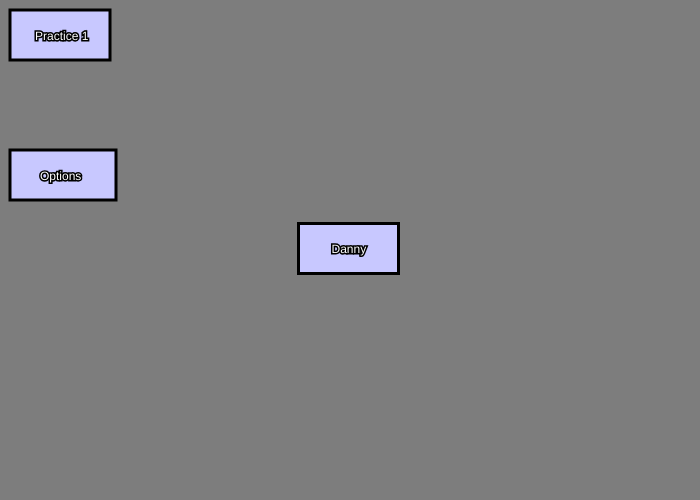
Frame 1 (no input)
Frame 60 (no input): identical to frame 1, image omitted
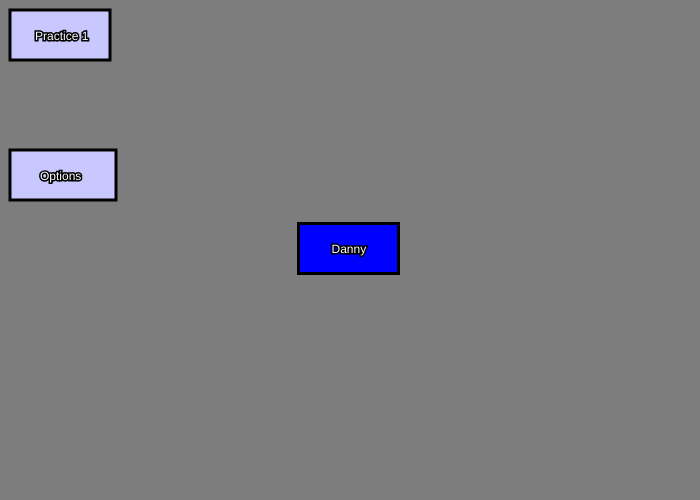
Frame 120 (the mouse pressed at the canvas centre since frame 60)

The p5.js sketch that drew these frames (run headless with seeded random() and noise() and a simulated clock; from frame 60 on, the mouse is pressed at the canvas centre):

// p5.js sketch
// ── sketch.js
var button2X;
var button2Y;

function setup()
{
  createCanvas(700,500);
  button2X = 10;
  button2Y = 150;


}

function draw()
{
	background(125,125,125)


	if (mouseX > 10 && mouseX < 10 + 100 && mouseY > 10 && mouseY < 10+50)
	{
		fill(255,200,0);
		stroke(0,0,0);
		strokeWeight(3);
		rect(10,10,100,50);
	}
	else
	{
		fill(200,200,255);
		stroke(0,0,0);
		strokeWeight(3);
		rect(10,10,100,50);
	}

	fill(255,255,255);
	stroke(0,0,0);
	textSize(12);
	text("Practice 1",35,40);

  //Task 1 - Creating a new button in the middle with my first name on it.
  //For x-value, 1 and 598 are the closest coordinates the rectangle can get to the left side and right side respectively without compromising strokeweight.
  //For y-value, 1 and 448 are the closest coordinates the rectangle can get to the top and bottom respectively without compromising strokewright.
	if (mouseX > (598-1)/2 && mouseX < (598-1)/2+100 && mouseY > (448-1)/2 && mouseY < (448-1)/2+50)
	{
		fill(0,0,255);
		stroke(0,0,0);
		strokeWeight(3);
		rect((598-1)/2,(448-1)/2,100,50);
	}
	else
	{
		fill(200,200,255);
		stroke(0,0,0);
		strokeWeight(3);
		rect((598-1)/2,(448-1)/2,100,50);
	}

	fill(255,255,255);
	stroke(0,0,0);
	textSize(12);
	text("Danny",(598-1)/2+33,(448-1)/2+29);


	fill(200,200,255);
	stroke(0,0,0);
	rect(button2X,button2Y,106,50);

	if (mouseX > button2X && mouseX < button2X + 100 && mouseY > button2Y && mouseY < button2Y+50)
	{
		fill(248,89,255);
		stroke(51,70,190);
		textSize(16);
		text("Options",button2X+30-5,button2Y+30+2);
	}
	else
	{
		fill(255,255,255);
		stroke(0,0,0);
		textSize(12);
		text("Options",button2X+30,button2Y+30);
	}

}
